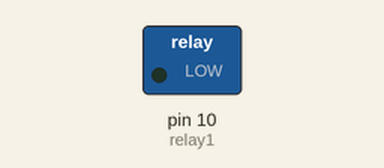
Simulated run of this sketch. Board: Arduino Uno, built with avr-gcc and run on an emulated ATmega328P. Parts: switched loads named in the sketch (green lamp = pin HIGH).

Above: at 2.5 s.
At 7.5 s:
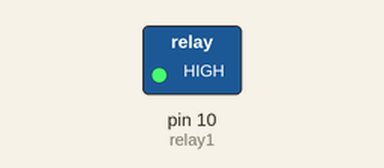
Timing chart, 0 to 13.0 s (numbered marks = the images above):
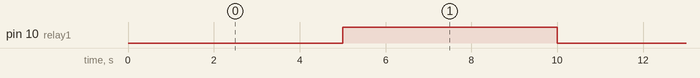

The sketch:

solenoid_valve.ino
```cpp
int relay1 = 10;  // IN1 connected to D7


void setup() {
  // put your setup code here, to run once:
  pinMode(relay1, OUTPUT);
  digitalWrite(relay1, HIGH);
}

void loop() {
  // put your main code here, to run repeatedly:
  digitalWrite(relay1, LOW);   // Relay ON
  delay(5000);                 // Solenoid active for 2 sec
  digitalWrite(relay1, HIGH);  // Relay OFF
  delay(5000);

}
```

Measured:
- by itself, pin 10 (relay1): alternates HIGH for 5.0 s and LOW for 5.0 s
